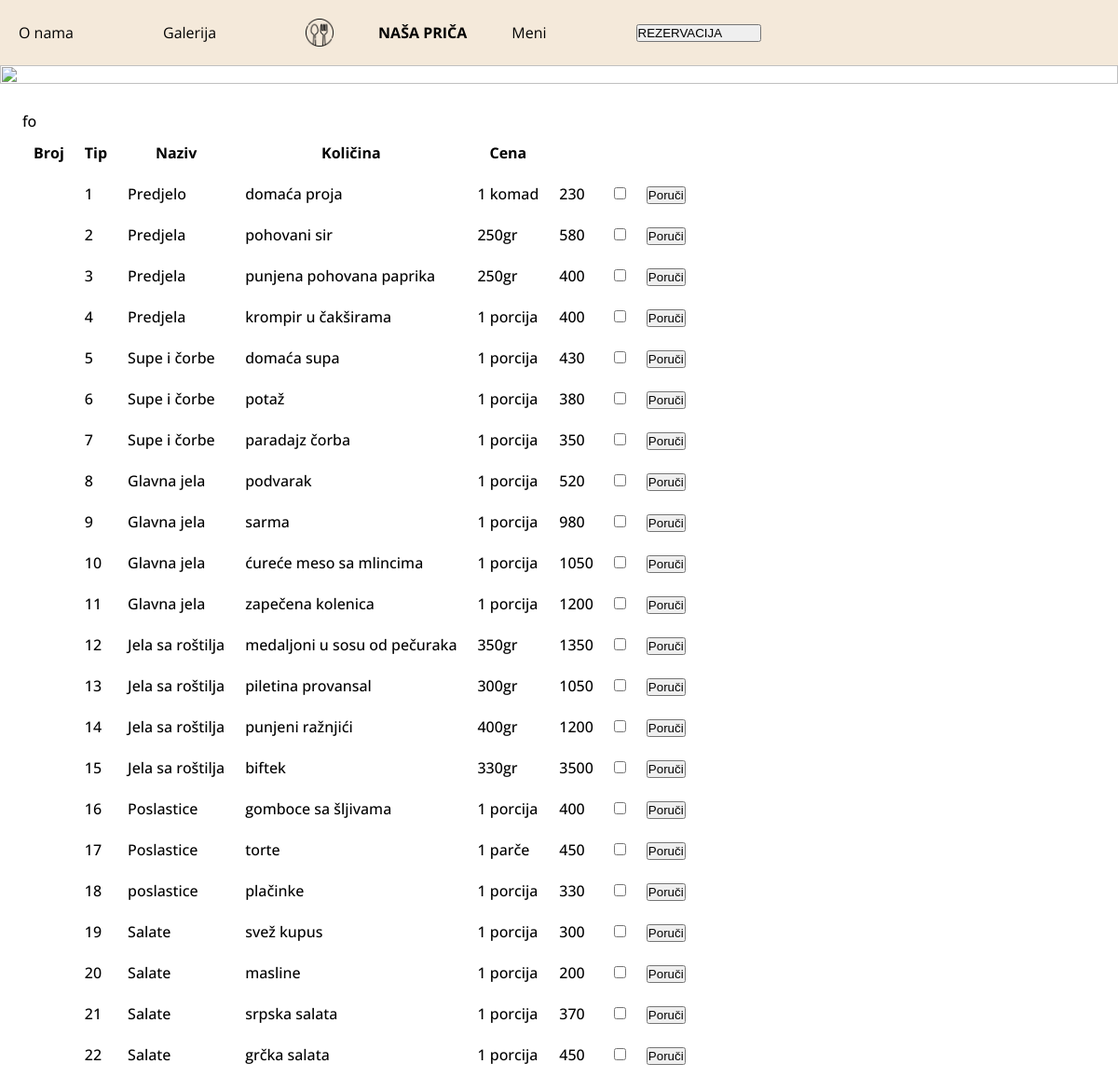
The page /view/meni.php on the database its author committed.
### tables this page shows
CREATE TABLE `jelovnik` (
  `id` int(11) NOT NULL,
  `type` varchar(255) NOT NULL,
  `name` varchar(255) NOT NULL,
  `quantity` varchar(255) NOT NULL,
  `price` float NOT NULL
);

### model/modelMeni.php (called while the page is built, shortened)
<?php
class Meni{
public static function getAll(mysqli $conn){
    $q= " SELECT * FROM jelovnik";
    return $conn->query($q);
}
}
?>

### view/meni.php (the view, shortened to what this page needs)
<?php
require "../dbBroker.php";
require "../model/modelMeni.php";
require "headerMeni.php";
require "navbar.php";
$meni= Meni::getAll($conn);
?>
<img src="../images/mulberrystreettavern_Instagram_2600_ig_17918312896562125_ed0f59ed-c7ff-4406-9627-3453cf41e2d6.jpg" width="100%" height="5%"  class="2">
<br>
    <div class="meni">
        fo
        <table class="table" id="tabela">
            <thead>
                <tr>
                    <th>Broj</th>
                    <th>Tip</th>
                    <th>Naziv</th>
                    <th>Količina</th>
                    <th>Cena</th>
                </tr>
            </thead>
            <tbody>
            <?php if($meni->num_rows==0){
                echo " Nema ponude";
               } else{
while($red= $meni->fetch_array()){
            ?>
                    <tr>
                        <td></td>
                        <td><?php echo $red['id'] ?></td>
                        <td><?php echo $red['type'] ?></td>
                        <td><?php echo $red['name'] ?></td>
                        <td><?php echo $red['quantity'] ?></td>
                        <td><?php echo $red['price'] ?></td>
                        <td class="celija">
                            <label class="checkedB">
                                <input type="checkbox" class="check" name="checked" value=<?php echo $red['id'] ?>>
                            </label>
                        </td>
                        <td> <button class="dodaj" id="dodaj" name="dodaj" >Poruči</button></td>
                    </tr>
                    <?php
                }
} ?>
<?php require "footer.php"; ?>

### css/meni.css (style rules this page uses)
* { padding: 0px; margin: 0px; }
body { font-family: 'Open Sans', sans-serif; }
.meni { margin: 2% 2% 2% 2%; font-size:medium; font-weight: 500; }
th,td { padding: 10px; }

### rows shown on the page
jelovnik: id "1", type "Predjelo", name "domaća proja", quantity "1 komad", price "230"
jelovnik: id "2", type "Predjela", name "pohovani sir", quantity "250gr", price "580"
jelovnik: id "3", type "Predjela", name "punjena pohovana paprika", quantity "250gr", price "400"
jelovnik: id "4", type "Predjela", name "krompir u čakširama", quantity "1 porcija", price "400"
jelovnik: id "5", type "Supe i čorbe", name "domaća supa", quantity "1 porcija", price "430"
jelovnik: id "6", type "Supe i čorbe", name "potaž", quantity "1 porcija", price "380"
jelovnik: id "7", type "Supe i čorbe", name "paradajz čorba", quantity "1 porcija", price "350"
jelovnik: id "8", type "Glavna jela", name "podvarak", quantity "1 porcija", price "520"
jelovnik: id "9", type "Glavna jela", name "sarma", quantity "1 porcija", price "980"
jelovnik: id "10", type "Glavna jela", name "ćureće meso sa mlincima", quantity "1 porcija", price "1050"
jelovnik: id "11", type "Glavna jela", name "zapečena kolenica", quantity "1 porcija", price "1200"
jelovnik: id "12", type "Jela sa roštilja", name "medaljoni u sosu od pečuraka", quantity "350gr", price "1350"
jelovnik: id "13", type "Jela sa roštilja", name "piletina provansal", quantity "300gr", price "1050"
jelovnik: id "14", type "Jela sa roštilja", name "punjeni ražnjići", quantity "400gr", price "1200"
jelovnik: id "15", type "Jela sa roštilja", name "biftek", quantity "330gr", price "3500"
jelovnik: id "16", type "Poslastice", name "gomboce sa šljivama", quantity "1 porcija", price "400"
jelovnik: id "17", type "Poslastice", name "torte", quantity "1 parče", price "450"
jelovnik: id "18", type "poslastice", name "plačinke", quantity "1 porcija", price "330"
jelovnik: id "19", type "Salate", name "svež kupus", quantity "1 porcija", price "300"
jelovnik: id "20", type "Salate", name "masline", quantity "1 porcija", price "200"
jelovnik: id "21", type "Salate", name "srpska salata", quantity "1 porcija", price "370"
jelovnik: id "22", type "Salate", name "grčka salata", quantity "1 porcija", price "450"
